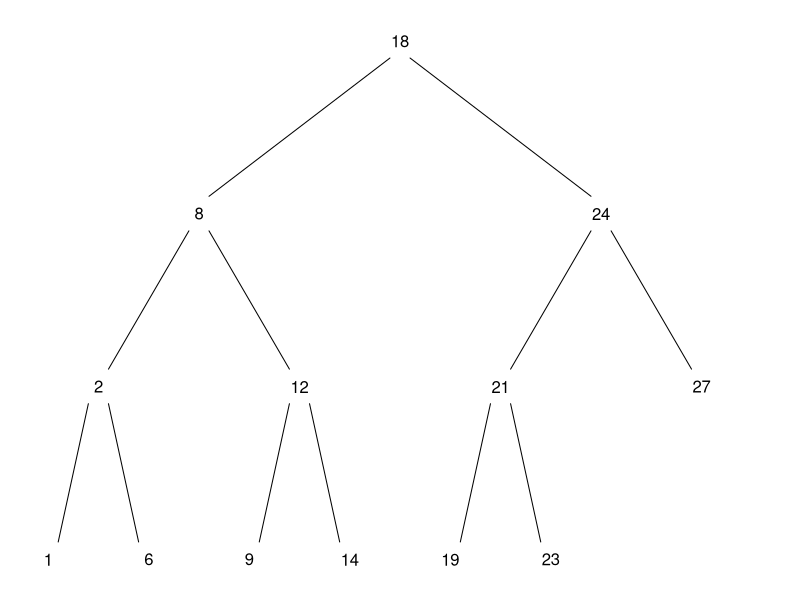
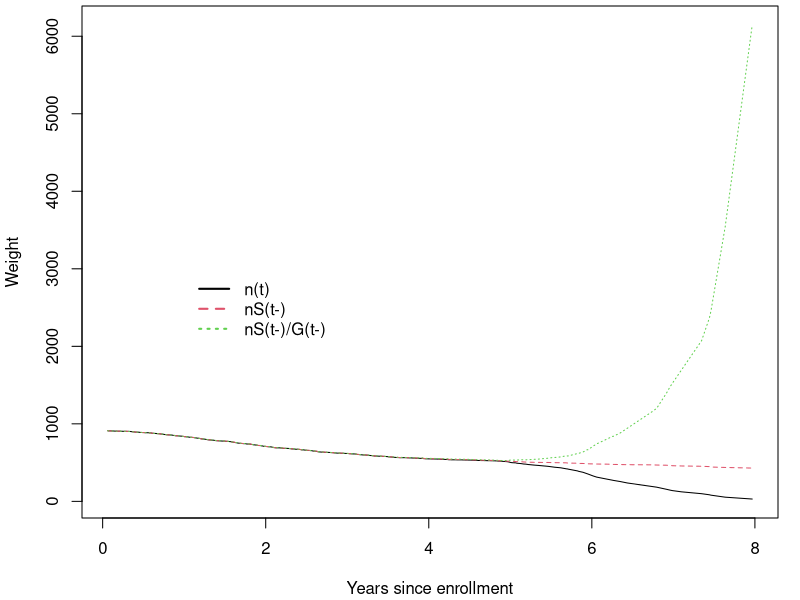
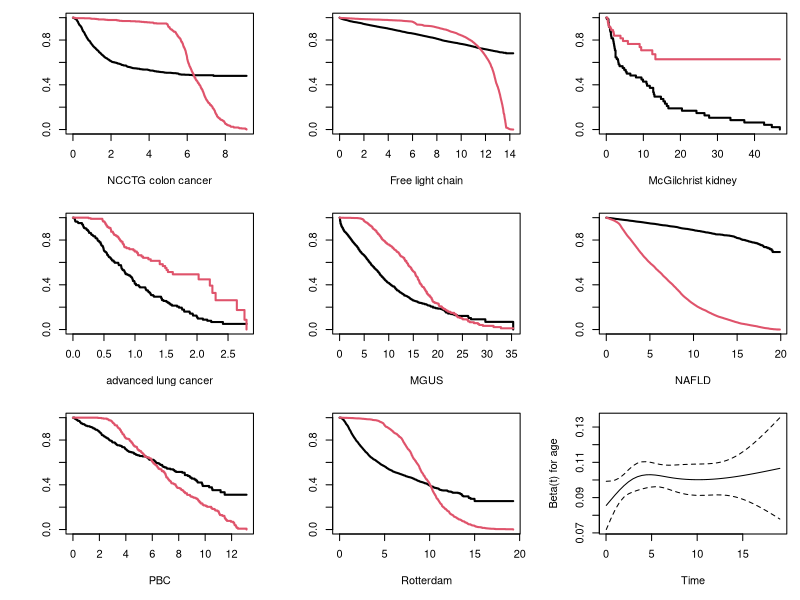
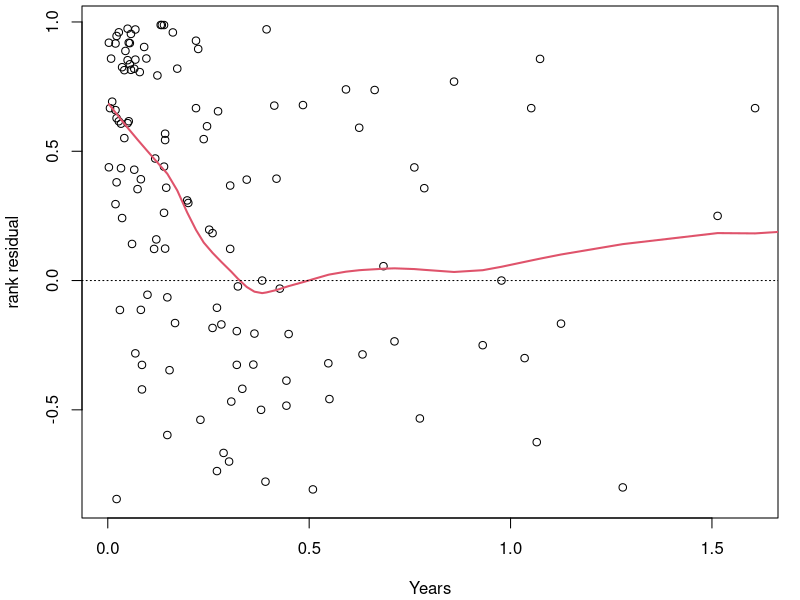
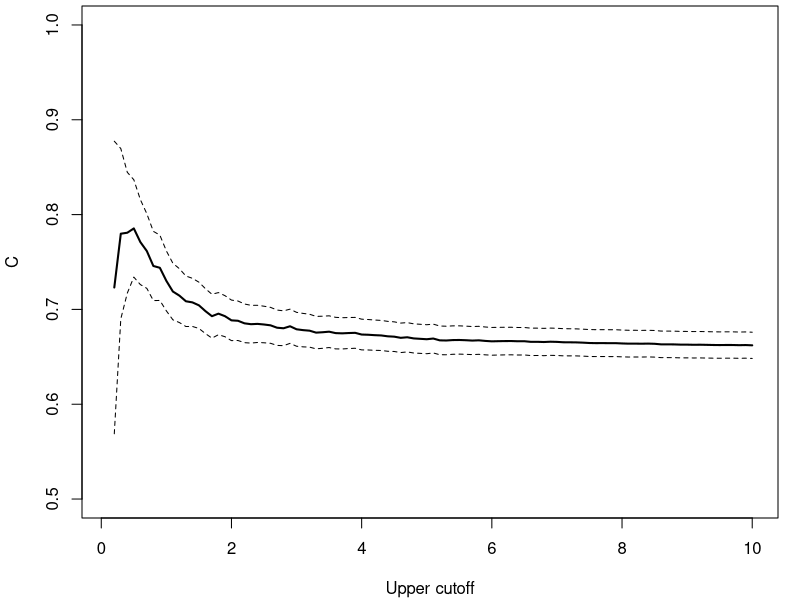

The R script that drew these images, in order:
### R code from vignette source 'concordance.Rnw'

###################################################
### code chunk number 1: concordance.Rnw:23-32
###################################################
options(continue="  ", width=60)
options(SweaveHooks=list(fig=function() par(mar=c(4.1, 4.1, .3, 1.1))))
pdf.options(pointsize=10) #text in graph about the same as regular text
options(contrasts=c("contr.treatment", "contr.poly")) #ensure default

#require("survival")
#library(survival)
library(survival)
library(splines)


###################################################
### code chunk number 2: examples1
###################################################
# direct
concordance(y2 ~ x1, data= anscombe)

# logistic regression using Fisher's iris data
fit1 <- glm(Species=="versicolor" ~ ., family=binomial, data=iris) 
concordance(fit1)  # equivalent to an AUC

# linear regression using the Anscombe data
fit2 <- lm(y2 ~ x1 + x4, data= anscombe)
concordance(fit2)  # (R = .89)

# parametric survival 
fit3 <- survreg(Surv(time, status) ~ karno + age + trt, data=veteran)
concordance(fit3)

# 3 Cox models
fit4 <- coxph(Surv(time, status) ~ karno + age + trt, data=veteran)
fit5 <- update(fit4, . ~ . + celltype)
fit6 <- update(fit5, . ~ . + prior)
ctest <- concordance(fit4, fit5, fit6)
ctest


###################################################
### code chunk number 3: balance
###################################################
getOption("SweaveHooks")[["fig"]]()
# The balance figure for the concondance document
btree <- function(n) {
   tfun <- function(n, id, power) {
       if (n==1) id
       else if (n==2) c(2*id, id)
       else if (n==3) c(2*id, id, 2*id+1)
       else {
           nleft <- if (n== power*2) power  else min(power-1, n-power/2)
           c(tfun(nleft, 2*id, power/2), id,
             tfun(n-(nleft+1), 2*id +1, power/2))
           }
       }
   tfun(n, 1, 2^(floor(logb(n-1,2))))
   }

temp <- c(1,2,6,8, 9,12,14, 18, 19, 21, 23, 24, 27    )
indx <- btree(13)

xpos <- 1:15
xpos[4:7] <- tapply(xpos[8:15], rep(1:4, each=2), mean)
xpos[2:3] <- tapply(xpos[4:7], rep(1:2, each=2),mean)
xpos[1] <- mean(xpos[2:3])
ypos <- rep(4:1, c(1,2,4,8))

oldpar <- par(mar=c(1,1,1,1))

plot(xpos, ypos, type='n', xaxt='n', yaxt='n', bty='n',
     xlab="", ylab="")
temp2 <-  c(13,7,5,3,3,3,1,1,1,1,1,1,1)
#text(xpos[indx], ypos[indx], paste(temp, " (", temp2[indx], ")",  sep=''))
text(xpos[indx], ypos[indx], as.character(temp))

delta=.1
for (i in 1:6) {
    segments(xpos[i]-delta, ypos[i]-delta,
             xpos[2*i]+delta, ypos[2*i]+delta)
    segments(xpos[i]+delta, ypos[i]-delta,
             xpos[2*i+1]-delta, ypos[2*i+1] +delta)
}
par(oldpar)


###################################################
### code chunk number 4: concordance.Rnw:283-284
###################################################
concordance(Surv(time, status) ~ predict(fit4), data= veteran)


###################################################
### code chunk number 5: veteran2
###################################################
fit4b <- coxph(formula = Surv(time, status) ~ karno + age + trt + 
                   strata(celltype), veteran)
concordance(fit4b)


###################################################
### code chunk number 6: amlexample
###################################################
afit <- survfit(Surv(time, status) ~1, aml, se =FALSE)
summary(afit, times=afit$time[1:6], censor=TRUE)


###################################################
### code chunk number 7: tmwt
###################################################
getOption("SweaveHooks")[["fig"]]()
colonfit <- coxph(Surv(time, status) ~ rx + nodes + extent, data=colon,
                 subset=(etype==2))   # death only
cord1 <- concordance(colonfit, timewt="n",    ranks=TRUE)
cord2 <- concordance(colonfit, timewt="S",    ranks=TRUE)
cord3 <- concordance(colonfit, timewt="S/G",  ranks=TRUE)
cord4 <- concordance(colonfit, timewt="n/G2", ranks=TRUE)
temp <- c("n(t)"= coef(cord1), S=coef(cord2), "S/G"= coef(cord3), 
          "n/G2"= coef(cord4))
round(temp,5)
matplot(cord1$ranks$time/365.25, cbind(cord1$ranks$timewt,
                                       cord2$ranks$timewt,
                                       cord3$ranks$timewt),
        type= "l", 
        xlab="Years since enrollment", ylab="Weight")
legend(1, 3000, c("n(t)", "nS(t-)", "nS(t-)/G(t-)"), lwd=2,
       col=1:4, lty=1:4, bty="n")


###################################################
### code chunk number 8: manycurve
###################################################
getOption("SweaveHooks")[["fig"]]()
duo <- function(time, status, name, conf.int=FALSE) {
    sfit <- survfit(Surv(time, status) ~1)
    gfit <- survfit(Surv(time, max(status)-status) ~1)
    plot(sfit, conf.int=conf.int, xlab=name, lwd=2)
    lines(gfit, col=2, lwd=2, conf.int = conf.int)
}
oldpar <- par(mfrow=c(3,3), mar=c(5,5,1,1))
with(subset(colon, etype==1), duo(time/365.25, status, "NCCTG colon cancer"))
duo(flchain$futime/365.25, flchain$death, "Free light chain")
duo(kidney$time/12, kidney$status, "McGilchrist kidney")
duo(lung$time/365.25, lung$status, "advanced lung cancer")
duo(mgus2$futime/12, mgus2$death, "MGUS")
duo(nafld1$futime/365.25, nafld1$status, "NAFLD")

duo(pbc$time/365.25, pmin(pbc$status,1), "PBC")
with(rotterdam, duo(pmin(rtime, dtime)/365.25, pmax(recur, death), "Rotterdam"))

nfit <- coxph(Surv(futime/365.25, status) ~ age + male, nafld1)
znfit <- cox.zph(nfit, transform='identity')
plot(znfit[1], resid=FALSE)
par(oldpar)


###################################################
### code chunk number 9: nafld1
###################################################
nfit <- coxph(Surv(futime/365.25, status) ~ age + male, nafld1)
ncord1 <- concordance(nfit)
ncord2 <- concordance(nfit, timewt="S")
ncord4 <- concordance(nfit, timewt="n/G2")
temp <- c(n= coef(ncord1), S=coef(ncord2), "n/G2"= coef(ncord4))
round(temp,6)


###################################################
### code chunk number 10: rankresid (eval = FALSE)
###################################################
## # pick a data set with a smaller number of points, and non PH
## vfit <- coxph(Surv(time/365.25, status) ~ age + karno, veteran)
## temp <- concordance(vfit, ranks=TRUE)$rank
## # Two outliers at 999 days = 2.7 years stretch the axis too far
## plot(rank ~ time, data=temp, xlim=c(0,1.6),
##      xlab="Years", ylab="rank residual")
## lines(lowess(temp$time, temp$rank, iter=1), lwd=2, col=2)
## abline(0, 0, lty=3)


###################################################
### code chunk number 11: rankresid2
###################################################
getOption("SweaveHooks")[["fig"]]()
# pick a data set with a smaller number of points, and non PH
vfit <- coxph(Surv(time/365.25, status) ~ age + karno, veteran)
temp <- concordance(vfit, ranks=TRUE)$rank
# Two outliers at 999 days = 2.7 years stretch the axis too far
plot(rank ~ time, data=temp, xlim=c(0,1.6),
     xlab="Years", ylab="rank residual")
lines(lowess(temp$time, temp$rank, iter=1), lwd=2, col=2)
abline(0, 0, lty=3)


###################################################
### code chunk number 12: rotterdam
###################################################
getOption("SweaveHooks")[["fig"]]()
# should this be included?
# recurrence free survival = earlier of recurrence and death
rdata <- rotterdam
rdata$rfs <-     with(rdata, ifelse(recur==1, 1, death))
rdata$rfstime <- with(rdata, ifelse(recur==1, rtime, dtime))/ 365.25

rfit <- coxph(Surv(rfstime, rfs) ~ age + meno + grade + pspline(nodes), rdata)
ctemp <- matrix(0, 100, 2)  # concordance and std err
ctime <- seq(.1, 10, length=100)
for (i in 1:100) { 
    temp <- concordance(rfit, ymax=ctime[i])
    ctemp[i,] <- c(temp$concordance, sqrt(temp$var))
}
yhat <- ctemp[,1] + outer(ctemp[,2], c(0, -1.96, 1.96), '*')
matplot(ctime, yhat, type='l', lty=c(1,2,2), lwd=c(2,1,1), col=1, 
        xlab="Upper cutoff", ylab="C", ylim=c(0.5,1))


###################################################
### code chunk number 13: test
###################################################
ctest <- concordance(fit4, fit5, fit6)
ctest

# compare concordance values of fit4 and fit5
contr <- c(-1, 1, 0)
dtest <- contr %*% coef(ctest)
dvar  <- contr %*% vcov(ctest) %*% contr

c(contrast=dtest, sd=sqrt(dvar), z=dtest/sqrt(dvar))


###################################################
### code chunk number 14: Cztrans
###################################################
zci <- function(fit, p=.95) {
    ilogist   <- function(p) log(p/(1-p))         # inverse logistic
    logistic  <- function(x) exp(x)/(1 + exp(x))  
    temp <- concordance(fit, influence =1)
    cminus <- temp$concordance - temp$dfbeta # values of concordance, without i

    newd    <- ilogist(temp$concordance) - ilogist(cminus) # dfbeta on new scale
    new.sd  <- sqrt(sum(newd^2))
    old.sd  <- sqrt(sum(temp$dfbeta^2))  # same as sqrt(temp$var)
    
    z <-  qnorm((1-p)/2)
    old.ci  <- temp$concordance + c(z, -z)*old.sd
    new.ci  <- logistic(ilogist(temp$concordance) + c(z, -z)* new.sd)
    rbind(old = old.ci, new= new.ci)
}

round(zci(colonfit), 4)


###################################################
### code chunk number 15: close
###################################################
set.seed(1953)
ytest <- matrix(rexp(20), ncol=2) %*% chol(matrix(c(1, .98, .98, 1), 2))
cor(ytest)
lfit <- lm(ytest[,1] ~ ytest[,2])
zci(lfit)


